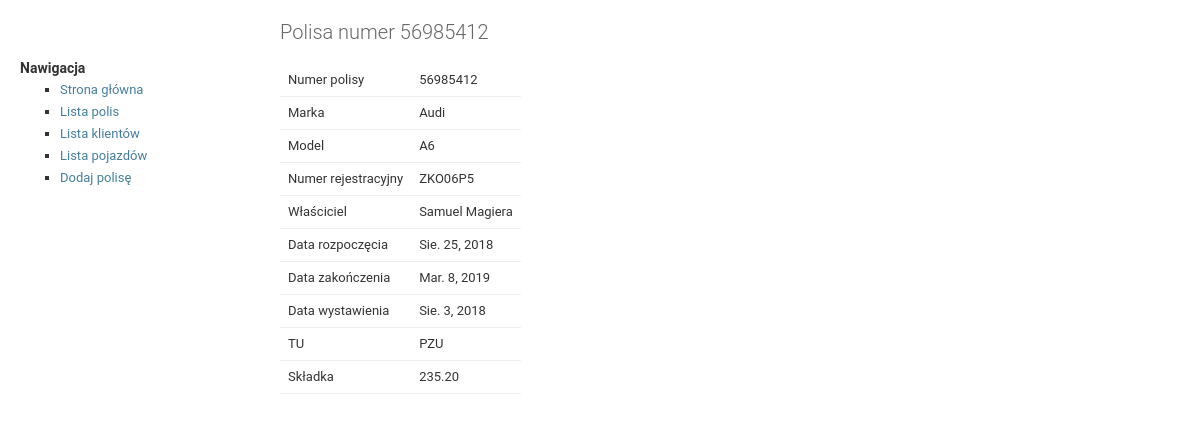
The app's page /helper/3/details/ with its own data.
### helper/models.py (models this page shows, shortened)
class Policy(models.Model):
    INSTALLMENTS_CHOICES = (
        (1, 'jedna'),
        (2, 'dwie'),
        (4, 'cztery'),
    )
    PAYMENT_CHOICES = (
        (1, 'gotówka'),
        (2, 'przelew')
    )
    number = models.CharField(max_length=20)
    date_issued = models.DateField()
    date_start = models.DateField()
    date_end = models.DateField()
    premium = models.DecimalField(max_digits=7, decimal_places=2)
    installments = models.IntegerField(
        choices = INSTALLMENTS_CHOICES,
        default=1,
    )
    payment = models.IntegerField(
        choices=PAYMENT_CHOICES,
        default=1,
    )
    insurer = models.ForeignKey(Insurer, on_delete=models.CASCADE)
    vehicle = models.ForeignKey(Vehicle, on_delete=models.CASCADE)

class Vehicle(models.Model):
    OSOBOWY = "OS"
    CIEZAROWY = "CI"
    MOTOCYKL = "MO"
    PRZYCZEPA = "PR"
    CIAGNIK_ROLNICZY = "CR"
    CIAGNIK_SIODLOWY = "CS"
    AUTOBUS = "AU"
    TYPE_CHOICE = (
        (OSOBOWY, 'Osobowy'),
        (CIEZAROWY, 'Ciężarowy'),
        (MOTOCYKL, 'Motocykl'),
        (PRZYCZEPA, 'Przyczepa'),
        (CIAGNIK_ROLNICZY, 'Ciągnik rolniczy'),
        (CIAGNIK_SIODLOWY, 'Ciągnik siodłowy'),
        (AUTOBUS, 'Autobus'),
    )
    vehicle_type = models.CharField(
        max_length=2,
        choices=TYPE_CHOICE,
        default=OSOBOWY,
    )
    make = models.CharField(max_length=50)
    model = models.CharField(max_length=50)
    reg_number = models.CharField(max_length=10)
    vin = models.CharField(max_length=17)
    manufacture_year = models.IntegerField
    capacity = models.IntegerField
    power = models.IntegerField
    seats = models.IntegerField
    first_registered = models.DateField
    owner = models.ForeignKey(Client, on_delete=models.CASCADE)
    leasing = models.ForeignKey(Leasing, blank=True, null=True,
                                on_delete=models.SET_NULL)

class Client(models.Model):
    name = models.CharField(max_length=100)
    pesel_or_regon = models.CharField(max_length=20)
    address = models.CharField(max_length=200)
    phone_number = models.CharField(max_length=20)
    email = models.CharField(max_length=100)

class Insurer(models.Model):
    name = models.CharField(max_length=20)
    def __str__(self):
        return self.name

### helper/views.py (the view)
# urls.py: path('<int:pk>/details/', views.DetailView.as_view(), name='details'),
class DetailView(generic.DetailView):
    model = Policy
    template_name = 'helper/details.html'

### helper/templates/helper/details.html (shortened to what this page needs)
{% extends "helper/base.html" %}
{% block content %}
<h1>Polisa numer {{ policy.number }}</h1>
<table>
    <tr>
        <td>Numer polisy</td>
        <td>{{ policy.number }}</td>
    </tr>
    <tr>
        <td>Marka</td>
        <td>{{ policy.vehicle.make }}</td>
    </tr>
    <tr>
        <td>Model</td>
        <td>{{ policy.vehicle.model }}</td>
    </tr>
    <tr>
        <td>Numer rejestracyjny</td>
        <td>{{ policy.vehicle.reg_number }}</td>
    </tr>
    <tr>
        <td>Właściciel</td>
        <td>{{ policy.vehicle.owner.name }}</td>
    </tr>
    <tr>
        <td>Data rozpoczęcia</td>
        <td>{{ policy.date_start }}</td>
    </tr>
    <tr>
        <td>Data zakończenia</td>
        <td>{{ policy.date_end }}</td>
    </tr>
    <tr>
        <td>Data wystawienia</td>
        <td>{{ policy.date_issued }}</td>
    </tr>
    <tr>
        <td>TU</td>
        <td>{{ policy.insurer }}</td>
    </tr>
    <tr>
        <td>Składka</td>
        <td>{{ policy.premium }}</td>
    </tr>
</table>
<br>
{% endblock %}

### helper/static/helper/main.css (style rules this page uses)
body { margin: 0; padding: 0; font-size: 14px; font-family: "Roboto","Lucida Grande","DejaVu Sans","Bitstream Vera Sans",Verdana,Arial,sans-serif; color: #333; background: #fff; }
h1,h2,h3,h4,h5 { font-weight: bold; }
h1 { margin: 0 0 20px; font-weight: 300; font-size: 20px; color: #666; }
table { border-collapse: collapse; border-color: #ccc; }
td, th { font-size: 13px; line-height: 16px; border-bottom: 1px solid #eee; vertical-align: top; padding: 8px; font-family: "Roboto", "Lucida Grande", Verdana, Arial, sans-serif; }

### records on screen
Policy: number "56985412", vehicle.make "Audi", vehicle.model "A6", vehicle.reg_number "ZKO06P5", vehicle.owner.name "Samuel Magiera", date_start "Sie. 25, 2018", date_end "Mar. 8, 2019", date_issued "Sie. 3, 2018", insurer "PZU", premium "235.20"
